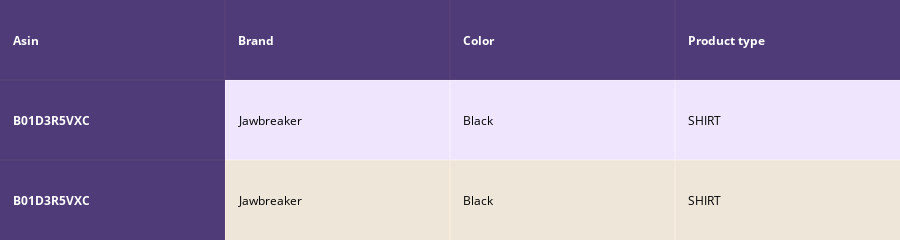
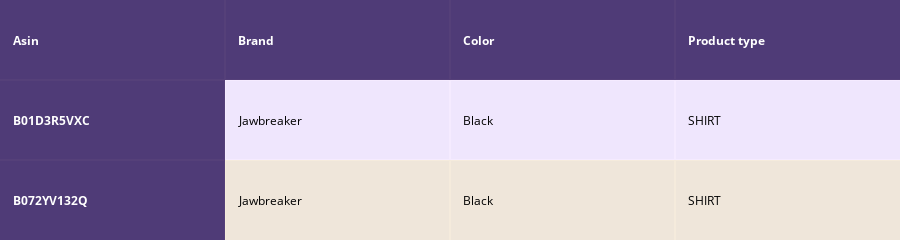

Write notebook code for charts like these, in order.
### Markdown cell above
# [10.2] Keras and Tensorflow to extract features

### Code cell
def idf_w2v_brand_color(doc_id, w1, w2,w3,num_results):
    # doc_id: apparel's id in given corpus
    # w1: weight for  w2v features
    # w2: weight for brand and color features

    # pairwise_dist will store the distance from given input apparel to all remaining apparels
    # the metric we used here is cosine, the coside distance is mesured as K(X, Y) = <X, Y> / (||X||*||Y||)
    # http://scikit-learn.org/stable/modules/metrics.html#cosine-similarity
    idf_w2v_dist  = pairwise_distances(w2v_title_weight, w2v_title_weight[doc_id].reshape(1,-1))
    #idf_w2v_dist=pairwise_distances(idf_title_features,idf_title_features[doc_id])
    brand_dist = pairwise_distances(brand_features , brand_features [doc_id])
    color_dist=pairwise_distances(color_features,color_features[doc_id])
    #image_dist = pairwise_distances(bottleneck_features_train, bottleneck_features_train[doc_id])
    pairwise_dist   = (w1 * idf_w2v_dist +  w2 * brand_dist+w3*color_dist)/float(w1 + w2+w3)

    # np.argsort will return indices of 9 smallest distances
    indices = np.argsort(pairwise_dist.flatten())[0:num_results]
    #pdists will store the 9 smallest distances
    pdists  = np.sort(pairwise_dist.flatten())[0:num_results]

    #data frame indices of the 9 smallest distace's
    df_indices = list(data.index[indices])
    

    for i in range(0, len(indices)):
        heat_map_w2v_brand(data['title'].loc[df_indices[0]],data['title'].loc[df_indices[i]], data['medium_image_url'].loc[df_indices[i]], indices[0], indices[i],df_indices[0], df_indices[i], 'weighted')
        print('ASIN :',data['asin'].loc[df_indices[i]])
        print('Brand :',data['brand'].loc[df_indices[i]])
        print('euclidean distance from input :', pdists[i])
        print('='*125)

idf_w2v_brand_color(12566, 5, 5,5,2)
# in the give heat map, each cell contains the euclidean distance between words i, j

### Figure 1 — Plotly figure (JSON) as saved in the notebook; plotly's stock layout.template omitted (floating-point values rounded to 4 significant figures)
{"data": [{"colorscale": [[0, "#1d004d"], [0.5, "#f2e5ff"], [1, "#f2e5d1"]], "hoverinfo": "none", "opacity": 0.75, "showscale": false, "type": "heatmap", "z": [[0, 0, 0, 0], [0, 0.5, 0.5, 0.5], [0, 1, 1, 1]]}], "layout": {"annotations": [{"align": "left", "font": {"color": "#ffffff"}, "showarrow": false, "text": "<b>Asin</b>", "x": -0.45, "xanchor": "left", "xref": "x", "y": 0, "yref": "y"}, {"align": "left", "font": {"color": "#ffffff"}, "showarrow": false, "text": "<b>Brand</b>", "x": 0.55, "xanchor": "left", "xref": "x", "y": 0, "yref": "y"}, {"align": "left", "font": {"color": "#ffffff"}, "showarrow": false, "text": "<b>Color</b>", "x": 1.55, "xanchor": "left", "xref": "x", "y": 0, "yref": "y"}, {"align": "left", "font": {"color": "#ffffff"}, "showarrow": false, "text": "<b>Product type</b>", "x": 2.55, "xanchor": "left", "xref": "x", "y": 0, "yref": "y"}, {"align": "left", "font": {"color": "#ffffff"}, "showarrow": false, "text": "<b>B01D3R5VXC</b>", "x": -0.45, "xanchor": "left", "xref": "x", "y": 1, "yref": "y"}, {"align": "left", "font": {"color": "#000000"}, "showarrow": false, "text": "Jawbreaker", "x": 0.55, "xanchor": "left", "xref": "x", "y": 1, "yref": "y"}, {"align": "left", "font": {"color": "#000000"}, "showarrow": false, "text": "Black", "x": 1.55, "xanchor": "left", "xref": "x", "y": 1, "yref": "y"}, {"align": "left", "font": {"color": "#000000"}, "showarrow": false, "text": "SHIRT", "x": 2.55, "xanchor": "left", "xref": "x", "y": 1, "yref": "y"}, {"align": "left", "font": {"color": "#ffffff"}, "showarrow": false, "text": "<b>B01D3R5VXC</b>", "x": -0.45, "xanchor": "left", "xref": "x", "y": 2, "yref": "y"}, {"align": "left", "font": {"color": "#000000"}, "showarrow": false, "text": "Jawbreaker", "x": 0.55, "xanchor": "left", "xref": "x", "y": 2, "yref": "y"}, {"align": "left", "font": {"color": "#000000"}, "showarrow": false, "text": "Black", "x": 1.55, "xanchor": "left", "xref": "x", "y": 2, "yref": "y"}, {"align": "left", "font": {"color": "#000000"}, "showarrow": false, "text": "SHIRT", "x": 2.55, "xanchor": "left", "xref": "x", "y": 2, "yref": "y"}], "height": 140, "margin": {"b": 0, "l": 0, "r": 0, "t": 0}, "xaxis": {"dtick": 1, "gridwidth": 2, "showticklabels": false, "tick0": -0.5, "ticks": "", "zeroline": false}, "yaxis": {"autorange": "reversed", "dtick": 1, "gridwidth": 2, "showticklabels": false, "tick0": 0.5, "ticks": "", "zeroline": false}}}

### Figure 2 — Plotly figure (JSON) as saved in the notebook; plotly's stock layout.template omitted (floating-point values rounded to 4 significant figures)
{"data": [{"colorscale": [[0, "#1d004d"], [0.5, "#f2e5ff"], [1, "#f2e5d1"]], "hoverinfo": "none", "opacity": 0.75, "showscale": false, "type": "heatmap", "z": [[0, 0, 0, 0], [0, 0.5, 0.5, 0.5], [0, 1, 1, 1]]}], "layout": {"annotations": [{"align": "left", "font": {"color": "#ffffff"}, "showarrow": false, "text": "<b>Asin</b>", "x": -0.45, "xanchor": "left", "xref": "x", "y": 0, "yref": "y"}, {"align": "left", "font": {"color": "#ffffff"}, "showarrow": false, "text": "<b>Brand</b>", "x": 0.55, "xanchor": "left", "xref": "x", "y": 0, "yref": "y"}, {"align": "left", "font": {"color": "#ffffff"}, "showarrow": false, "text": "<b>Color</b>", "x": 1.55, "xanchor": "left", "xref": "x", "y": 0, "yref": "y"}, {"align": "left", "font": {"color": "#ffffff"}, "showarrow": false, "text": "<b>Product type</b>", "x": 2.55, "xanchor": "left", "xref": "x", "y": 0, "yref": "y"}, {"align": "left", "font": {"color": "#ffffff"}, "showarrow": false, "text": "<b>B01D3R5VXC</b>", "x": -0.45, "xanchor": "left", "xref": "x", "y": 1, "yref": "y"}, {"align": "left", "font": {"color": "#000000"}, "showarrow": false, "text": "Jawbreaker", "x": 0.55, "xanchor": "left", "xref": "x", "y": 1, "yref": "y"}, {"align": "left", "font": {"color": "#000000"}, "showarrow": false, "text": "Black", "x": 1.55, "xanchor": "left", "xref": "x", "y": 1, "yref": "y"}, {"align": "left", "font": {"color": "#000000"}, "showarrow": false, "text": "SHIRT", "x": 2.55, "xanchor": "left", "xref": "x", "y": 1, "yref": "y"}, {"align": "left", "font": {"color": "#ffffff"}, "showarrow": false, "text": "<b>B072YV132Q</b>", "x": -0.45, "xanchor": "left", "xref": "x", "y": 2, "yref": "y"}, {"align": "left", "font": {"color": "#000000"}, "showarrow": false, "text": "Jawbreaker", "x": 0.55, "xanchor": "left", "xref": "x", "y": 2, "yref": "y"}, {"align": "left", "font": {"color": "#000000"}, "showarrow": false, "text": "Black", "x": 1.55, "xanchor": "left", "xref": "x", "y": 2, "yref": "y"}, {"align": "left", "font": {"color": "#000000"}, "showarrow": false, "text": "SHIRT", "x": 2.55, "xanchor": "left", "xref": "x", "y": 2, "yref": "y"}], "height": 140, "margin": {"b": 0, "l": 0, "r": 0, "t": 0}, "xaxis": {"dtick": 1, "gridwidth": 2, "showticklabels": false, "tick0": -0.5, "ticks": "", "zeroline": false}, "yaxis": {"autorange": "reversed", "dtick": 1, "gridwidth": 2, "showticklabels": false, "tick0": 0.5, "ticks": "", "zeroline": false}}}
